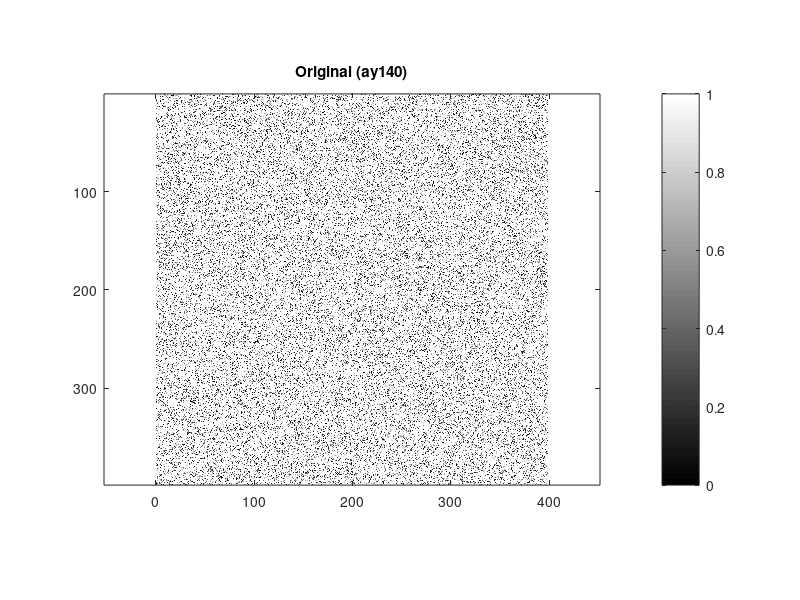
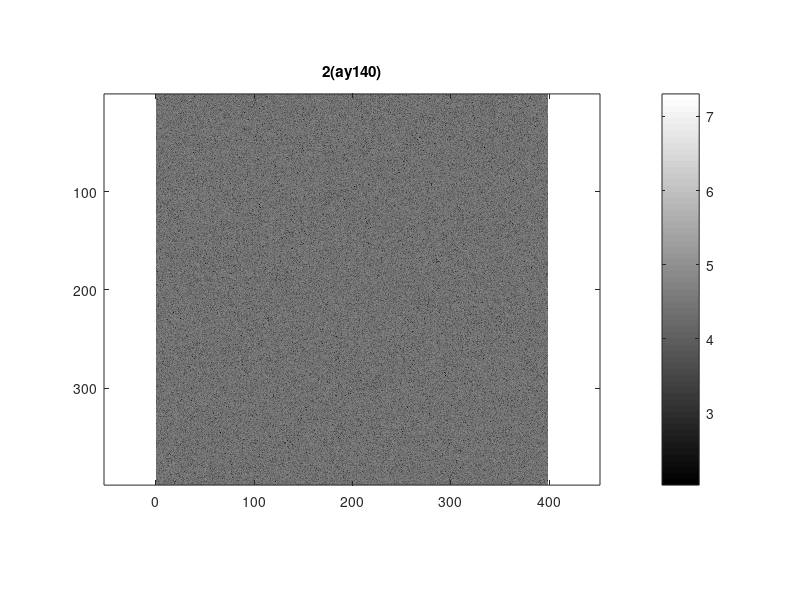
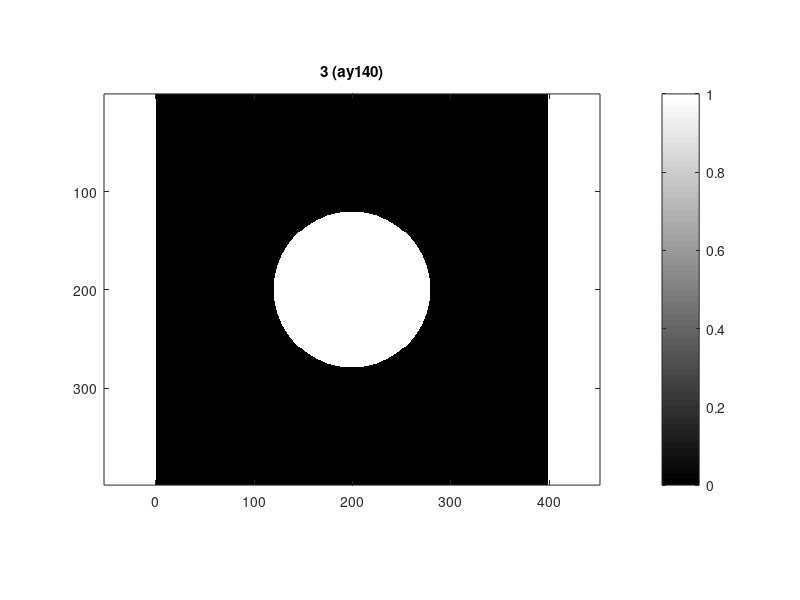
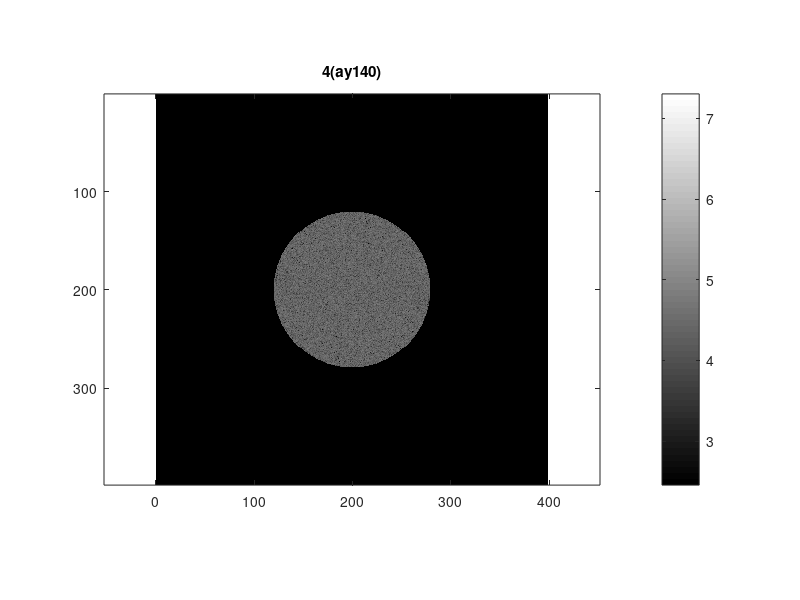

Here is the MATLAB script that generated these plots, in order:
% x = imread('coins.png');

% 399x399 matrix of random numbers
x = randi([0,255],399,399);
x = x(2:end, 2:end);
figure(1); clf
image(x); axis equal; colormap gray; colorbar
title('Original (ay140)');

X = fft2(x);
Xs = fftshift(X);
figure(2); clf
imagesc(log10(abs(Xs))); axis equal; colormap gray; colorbar
title('2(ay140)');

[rows, cols] = size(x);
max_size = max(rows, cols);
rnorm = rows/max_size; cnorm = cols/max_size;
[v, u] = meshgrid(linspace(-cnorm, cnorm, cols),...
    linspace(-rnorm, rnorm, rows)) ;
filter = sqrt(u.^2+v.^2)<0.4;

figure(3); clf
imagesc(filter); axis equal; colormap gray; colorbar
title('3 (ay140)');

Xsfiltered = Xs.*filter;

figure(4); clf
imagesc(log10(abs(Xsfiltered))); axis equal; colormap gray; colorbar
title('4(ay140)');

Xfiltered = ifftshift(Xsfiltered);
xfiltered = ifft2(Xfiltered);
figure(5); clf
imagesc(real(xfiltered), [0, 255]); axis equal; colormap gray; colorbar
title('Filtered Image (ay140)');